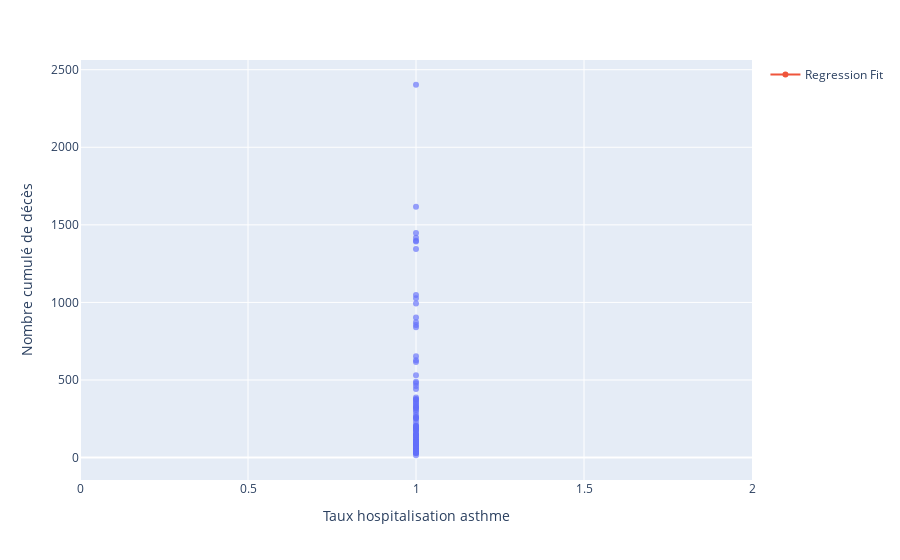

This figure's notebook cell:
### Code cell
df1 = pd.DataFrame(df_covid_temp.iloc[df_covid_temp.shape[0]-14, 0])
df2 = pd.DataFrame(df_maladies_temp.iloc[df_maladies_temp.shape[0]-14, 0])

X = np.array([df2['Taux hospitalisation asthme'].iloc[i] for i in range(len(df2.index))])
X_ = add_constant(X)
Y = np.array([df1['Nombre cumulé de décès'].iloc[i] for i in range(len(df1.index))])

df = pd.DataFrame(X_, columns = ['Taux hospitalisation asthme', 'cst'])
df['Nombre cumulé de décès'] = Y

model = OLS(Y, X_)
model_fit = model.fit()

#x_range = np.linspace(np.min(X), np.max(X), 96)

y_range = model_fit.predict(X_)

fig = px.scatter(df, x='Taux hospitalisation asthme', y='Nombre cumulé de décès', opacity = 0.65)
fig.add_traces(go.Scatter(x=X_, y=y_range, name='Regression Fit'))
fig.show()

### Figure 1 — Plotly figure (JSON) as saved in the notebook; plotly's stock layout.template omitted (floating-point values rounded to 4 significant figures; data arrays with more than 128 entries replaced by an {"elided": "..."} marker saying what was removed)
{"data": [{"hovertemplate": "Taux hospitalisation asthme=%{x}<br>Nombre cumulé de décès=%{y}<extra></extra>", "legendgroup": "", "marker": {"color": "#636efa", "opacity": 0.65, "symbol": "circle"}, "mode": "markers", "name": "", "orientation": "v", "showlegend": false, "type": "scatter", "x": [1, 1, 1, 1, 1, 1, 1, 1, 1, 1, 1, 1, 1, 1, 1, 1, 1, 1, 1, 1, 1, 1, 1, 1, 1, 1, 1, 1, 1, 1, 1, 1, 1, 1, 1, 1, 1, 1, 1, 1, 1, 1, 1, 1, 1, 1, 1, 1, 1, 1, 1, 1, 1, 1, 1, 1, 1, 1, 1, 1, 1, 1, 1, 1, 1, 1, 1, 1, 1, 1, 1, 1, 1, 1, 1, 1, 1, 1, 1, 1, 1, 1, 1, 1, 1, 1, 1, 1, 1, 1, 1, 1, 1, 1, 1, 1], "xaxis": "x", "y": [258, 375, 179, 387, 52, 118, 230, 15, 199, 103, 92, 840, 1398, 184, 31, 28, 92, 189, 79, 73, 39, 370, 76, 64, 32, 204, 306, 873, 174, 202, 77, 251, 48, 333, 903, 36, 261, 86, 131, 442, 119, 100, 84, 71, 1417, 377, 196, 104, 152, 616, 140, 52, 111, 653, 323, 178, 35, 37, 34, 274, 100, 352, 89, 479, 134, 161, 1048, 58, 1447, 530, 94, 2403, 627, 209, 147, 105, 1392, 145, 317, 461, 489, 1345, 993, 325, 92, 66, 252, 1027, 1617, 357, 294, 76, 98, 340, 146, 855], "yaxis": "y"}, {"name": "Regression Fit", "type": "scatter", "x": {"elided": "96x2 int values"}, "y": [348.6, 351.0, 362.6, 349.8, 355.6, 362.6, 362.6, 362.6, 340.8, 354.4, 352.8, 335.3, 348.0, 353.2, 362.6, 357.7, 341.1, 362.6, 350.3, 329.9, 362.6, 350.3, 334.0, 344.2, 346.2, 338.1, 350.8, 355.4, 354.4, 362.6, 347.4, 349.0, 338.1, 340.7, 341.6, 350.3, 351.8, 362.6, 362.6, 337.6, 329.9, 340.3, 362.6, 329.9, 350.5, 349.4, 350.3, 362.6, 341.1, 345.3, 350.3, 340.0, 338.1, 340.8, 351.4, 359.3, 329.9, 346.2, 362.6, 360.7, 341.9, 356.0, 343.0, 348.6, 329.9, 360.0, 348.6, 355.6, 345.9, 362.6, 357.7, 347.0, 359.2, 362.6, 343.2, 356.0, 352.4, 350.9, 359.1, 356.5, 356.8, 352.9, 348.1, 358.5, 338.1, 327.6, 362.6, 352.3, 356.0, 353.2, 336.0, 334.6, 335.1, 356.5, 354.4, 348.4]}], "layout": {"legend": {"tracegroupgap": 0}, "margin": {"t": 60}, "xaxis": {"anchor": "y", "domain": [0, 1], "title": {"text": "Taux hospitalisation asthme"}}, "yaxis": {"anchor": "x", "domain": [0, 1], "title": {"text": "Nombre cumulé de décès"}}}}
